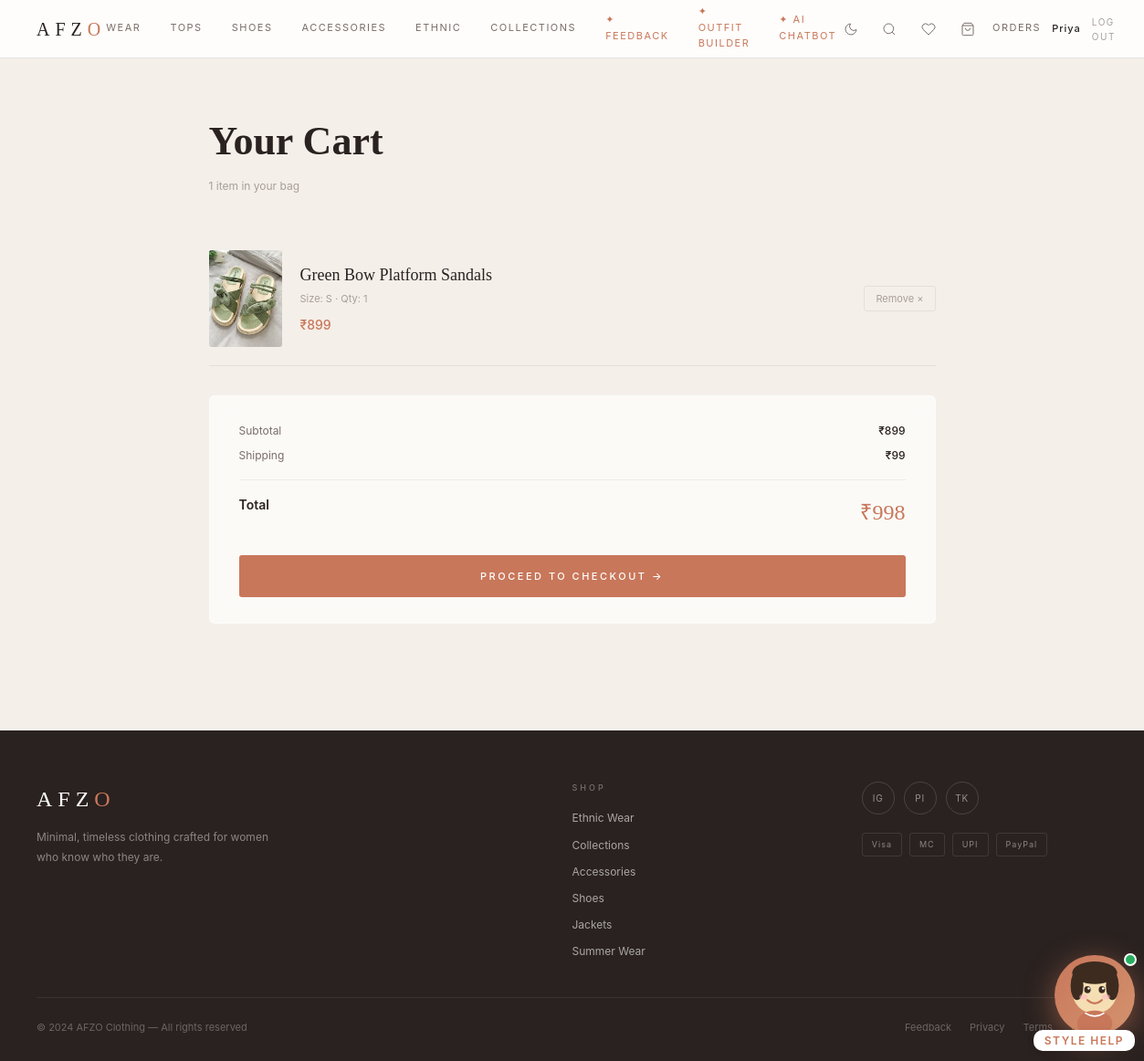
Page /cart (signed in) on the committed database.
### tables this page shows
CREATE TABLE cart (
        id INTEGER PRIMARY KEY AUTOINCREMENT,
        user_id INTEGER,
        product_id INTEGER,
        size TEXT,
        color TEXT,
        qty INTEGER DEFAULT 1,
        FOREIGN KEY(user_id) REFERENCES users(id)
    );

### afzo-clothing/app.py (the view)
@app.route('/cart')
def cart():
    if not session.get('user'): return redirect(url_for('index'))
    con=get_db(); cur=con.cursor()
    cur.execute('SELECT cart.id,product_id,size,color,qty FROM cart WHERE user_id=?',(session['user']['id'],))
    rows=cur.fetchall(); con.close()
    items=[]
    for r in rows:
        p=next((x for x in PRODUCTS if x['id']==r[1]),None)
        if p: items.append({'cart_id':r[0],'product':p,'size':r[2],'color':r[3],'qty':r[4]})
    total=sum(i['product']['price']*i['qty'] for i in items)
    return render_template('cart.html',items=items,total=total,user=session.get('user'))

### afzo-clothing/app.py (called while the page is built)
def get_db(): return sqlite3.connect(DB)

### afzo-clothing/templates/cart.html (shortened to what this page needs)
{% extends "base.html" %}
{% block content %}
<div class="page">
  <div class="cart-wrap">
    <h1 class="cart-title">Your Cart</h1>
    <p class="cart-meta">{{ items|length }} item{{ 's' if items|length!=1 else '' }} in your bag</p>
    {% if items %}
      {% for item in items %}
      <div class="cart-row">
        <div class="cart-thumb"><img src="{{ item.product.image }}" alt="{{ item.product.name }}"></div>
        <div>
          <div class="cart-info-name">{{ item.product.name }}</div>
          <div class="cart-info-meta">Size: {{ item.size }} · Qty: {{ item.qty }}</div>
          <div class="cart-info-price">₹{{ item.product.price*item.qty }}</div>
        </div>
        <form method="POST" action="/remove-from-cart/{{ item.cart_id }}"><button type="submit" class="cart-del">Remove ×</button></form>
      </div>
      {% endfor %}
      <div class="cart-summary-box">
        <div class="sum-row"><span class="sum-label">Subtotal</span><span class="sum-val">₹{{ total }}</span></div>
        <div class="sum-row"><span class="sum-label">Shipping</span><span class="sum-val">{% if total>=5000 %}Free{% else %}₹99{% endif %}</span></div>
        <div style="height:1px;background:rgba(0,0,0,0.06);margin:16px 0"></div>
        <div class="sum-row"><span class="sum-total-label">Total</span><span class="sum-total-val">₹{{ total+(0 if total>=5000 else 99) }}</span></div>
        <button class="checkout-btn" onclick="location.href='/checkout'">Proceed to Checkout →</button>
      </div>
    {% endif %}
  </div>
</div>
{% endblock %}

### afzo-clothing/static/css/style.css (style rules this page uses)
:root { --font-serif: 'Georgia', 'Times New Roman', serif; --font-sans: 'Inter', -apple-system, BlinkMacSystemFont, 'Segoe UI', sans-serif; --dark: #2A2220; --mid: #7A6D68; --light: #A89E9A; --beige: #F4EFE9; --terra: #C8775A; --terra-dark: #A85F43; --border: rgba(42,34,32,0.12); --border-lt: rgba(42,34,32,0.07); --bg: #FFFFFF; --bg-page: #F4EFE9; --bg-card: #FFFFFF; --bg-nav: rgba(255,255,255,0.85); --nav-h: 64px; --glass-bg: rgba(255,255,255,0.65); --glass-border: rgba(255,255,255,0.5); --shadow-sm: 0 2px 12px rgba(42,34,32,0.07); --shadow-md: 0 8px 32px rgba(42,34,32,0.12); --shadow-lg: 0 24px 64px rgba(42,34,32,0.16); --transition: 0.25s cubic-bezier(0.4,0,0.2,1); }
*, *::before, *::after { box-sizing: border-box; margin: 0; padding: 0; }
html { scroll-behavior: smooth; }
body { font-family: var(--font-sans); background: var(--bg-page); color: var(--dark); line-height: 1.6; transition: background var(--transition), color var(--transition); }
img { display: block; max-width: 100%; }
button { font-family: inherit; cursor: pointer; border: none; background: none; }
.page { min-height: calc(100vh - var(--nav-h)); }
.cart-wrap { max-width: 860px; margin: 0 auto; padding: 56px 32px; }
.cart-title { font-family: var(--font-serif); font-size: 44px; color: var(--dark); margin-bottom: 4px; }
.cart-meta { font-size: 12px; color: var(--light); margin-bottom: 40px; }
.cart-row { display: grid; grid-template-columns: 80px 1fr auto; gap: 20px; align-items: center; padding: 20px 0; border-bottom: 1px solid var(--border-lt); }
.cart-thumb { aspect-ratio: 3/4; border-radius: 3px; overflow: hidden; background: var(--beige); }
.cart-thumb img { width: 100%; height: 100%; object-fit: cover; }
.cart-info-name { font-family: var(--font-serif); font-size: 18px; color: var(--dark); margin-bottom: 4px; }
.cart-info-meta { font-size: 11px; color: var(--light); margin-bottom: 8px; }
.cart-info-price { font-size: 14px; color: var(--terra); font-weight: 500; }
.cart-del { font-size: 11px; color: var(--light); padding: 6px 12px; border: 1px solid var(--border-lt); border-radius: 3px; transition: all var(--transition); }
.cart-summary-box { background: var(--glass-bg); backdrop-filter: blur(12px); border: 1px solid var(--glass-border); border-radius: 6px; padding: 28px 32px; margin-top: 32px; }
.sum-row { display: flex; justify-content: space-between; margin-bottom: 12px; }
.sum-label { font-size: 12px; color: var(--mid); }
.sum-val { font-size: 12px; color: var(--dark); font-weight: 500; }
.sum-total-label { font-size: 14px; color: var(--dark); font-weight: 600; }
.sum-total-val { font-family: var(--font-serif); font-size: 24px; color: var(--terra); }
.checkout-btn { width: 100%; margin-top: 20px; padding: 16px; background: var(--terra); color: #fff; border-radius: 3px; font-size: 11px; letter-spacing: 2.5px; text-transform: uppercase; font-weight: 500; transition: background var(--transition), transform 0.15s; }
.sum-row { display: flex; justify-content: space-between; font-size: 14px; margin-bottom: 8px; }

### rows in the picture
cart: product.name "Green Bow Platform Sandals", size "S", qty "1", item.product.price*item.qty "899"

### other values in the picture
{{ user.name.split()[0] }} "Priya"
{{ items|length }} "1"
{{ total }} "899"
{{ total+(0 if total>=5000 else 99) }} "998"
